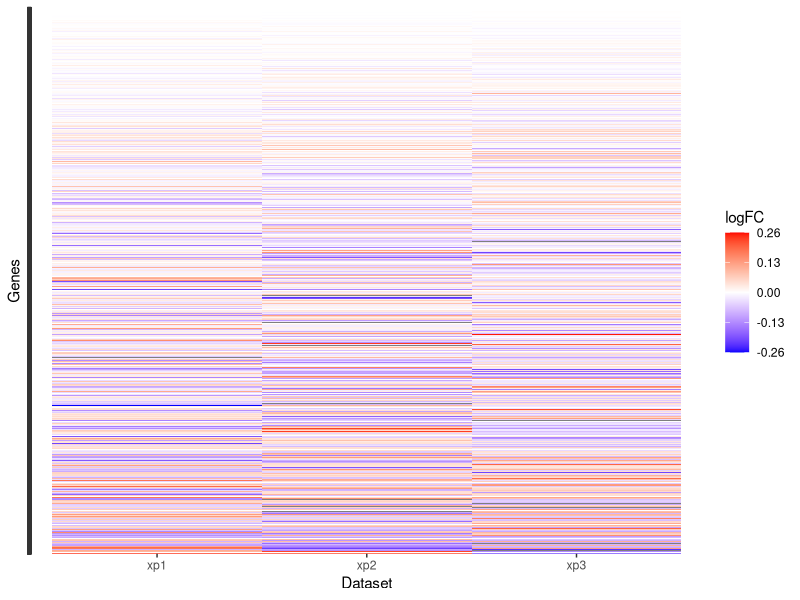

This chart was generated by the following R code:
library(readr)
setwd("~/GitHub/rotenone-geo2r-heatmap")
xp1 <- read_delim("expression/8_dmso_vs_8_rot50_12.tsv", 
                  delim = "\t", escape_double = FALSE, 
                  trim_ws = TRUE)
xp2 <- read_delim("expression/8_dmso_vs_8_rot50_24.tsv", 
                  delim = "\t", escape_double = FALSE, 
                  trim_ws = TRUE)
xp3 <- read_delim("expression/8_dmso_vs_8_rot100_24.tsv", 
                  delim = "\t", escape_double = FALSE, 
                  trim_ws = TRUE)
  #Loading expression datasets 

install.packages("reshape")
install.packages("gdata")
library(reshape)
library(gdata)
#gdata has the cbindX function, allowing cbind with differing number of rows (rows are extended and filled with NA)
df <- cbindX( xp1[,"GENE_SYMBOL"],xp1[,"logFC"], xp2[,"logFC"], xp3[,"logFC"])
colnames(df) <- c("Genesymbol", "xp1", "xp2", "xp3")
#Creating a df containing gene symbols and the logFC of all samples
rownames(df) <- make.names(df[,1], unique = TRUE)
xpmatrix <- as.matrix(df[2:4])
df<-melt(xpmatrix)
colnames(df) <- c("Genes","Dataset","logFC")
  #Making a dataframe that can be used with ggplot2
library(ggplot2)
rotheatmap <- ggplot(df, aes(x = Dataset, y = Genes, fill = logFC)) +
  geom_tile()+
  scale_fill_gradient2(low = "#0000ff",
                       mid = "#ffffff",
                       high = "#ff0000",
                       limits=c(-0.26,0.26),
                       breaks=seq(-0.26,0.26,by=0.13))+
  theme(axis.text.y = element_blank())
rotheatmap=rotheatmap
install.packages("svglite")
library(svglite)
ggsave(file="rotheatmap.svg", plot=rotheatmap, width=10,height=10)
